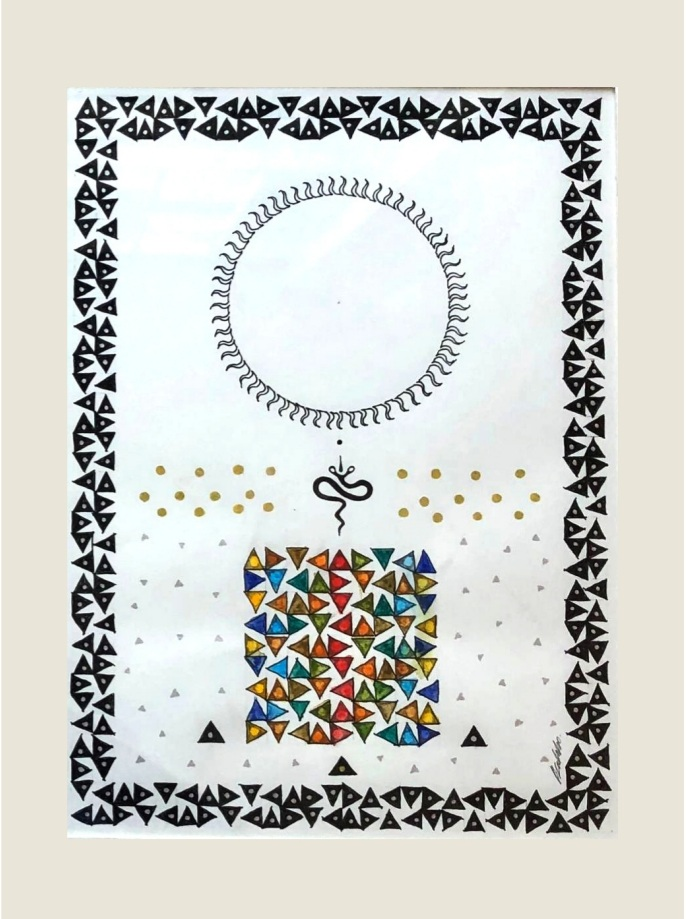
#> input picture assets/source-photos/20231208_133146.jpg, 686 x 919 px, given in place of 20231208_133430.jpg, which was not available
$ python crop_images.py
#> lines starting #> are read from the running program, lines starting #| are printed output that depends on the picture
"""Crop the magazine photos to the painting edges and export web-sized JPEGs.

Source photos: yathraemagazine.com, "Renowned Artist K. Balasubramanian".
Run from anywhere: python assets/source-photos/crop_images.py
Writes public/paintings/balu-painting-NN.jpg and balu-portrait.jpg, plus a
contact_sheet.jpg next to this script for checking the crops.
"""

import json
import os

from PIL import Image, ImageChops, ImageOps, ImageStat

HERE = os.path.dirname(os.path.abspath(__file__))
ROOT = os.path.join(HERE, "..", "..", "public", "paintings")
SRC = HERE
SCRATCH = HERE

PAINTINGS = [
    "20231208_133430",
    "20231208_133146",
    "20231208_133357",
    "20231208_133334",
    "20231208_133230",
    "20231208_133309",
    "20231208_134120",
    "20231208_134036",
]
PORTRAIT = "20231208_133518"
MAX_EDGE = 1600


# [38 lines left out: function content_box, not called in this run]


def fit(img):
    img.thumbnail((MAX_EDGE, MAX_EDGE), Image.LANCZOS)
    return img


# Paper edges measured by eye on each photo (left, top, right, bottom). Auto
# detection kept locking onto the drawings' own borders, since the cream paper
# is so close in tone to the mat. Photos 7 and 8 have no mat, only a thin rim.
MANUAL_BOXES = {
    "20231208_133430": (93, 107, 876, 1273),
    "20231208_133146": (68, 87, 612, 838),
    "20231208_133357": (100, 70, 848, 1314),
    "20231208_133334": (84, 103, 887, 1230),
    "20231208_133230": (56, 110, 892, 1230),
    "20231208_133309": (103, 96, 762, 1248),
}

report = []
for i, name in enumerate(PAINTINGS, start=1):
    img = ImageOps.exif_transpose(Image.open(os.path.join(SRC, name + ".jpg")))
#> img is the input picture: PIL image 686x919 RGB; mean R, G, B 207.9, 209.4, 204.4
    if name in MANUAL_BOXES:
        l, t, r, b = MANUAL_BOXES[name]
    else:
        l, t, r, b, _ = content_box(img)
    inset = 5  # trim a hair inside the edge so no sliver of mat remains
    box = (l + inset, t + inset, r - inset, b - inset)
    cropped = fit(img.crop(box))
#> in fit, `img.thumbnail((MAX_EDGE, MAX_EDGE), Image.LANCZOS)`:
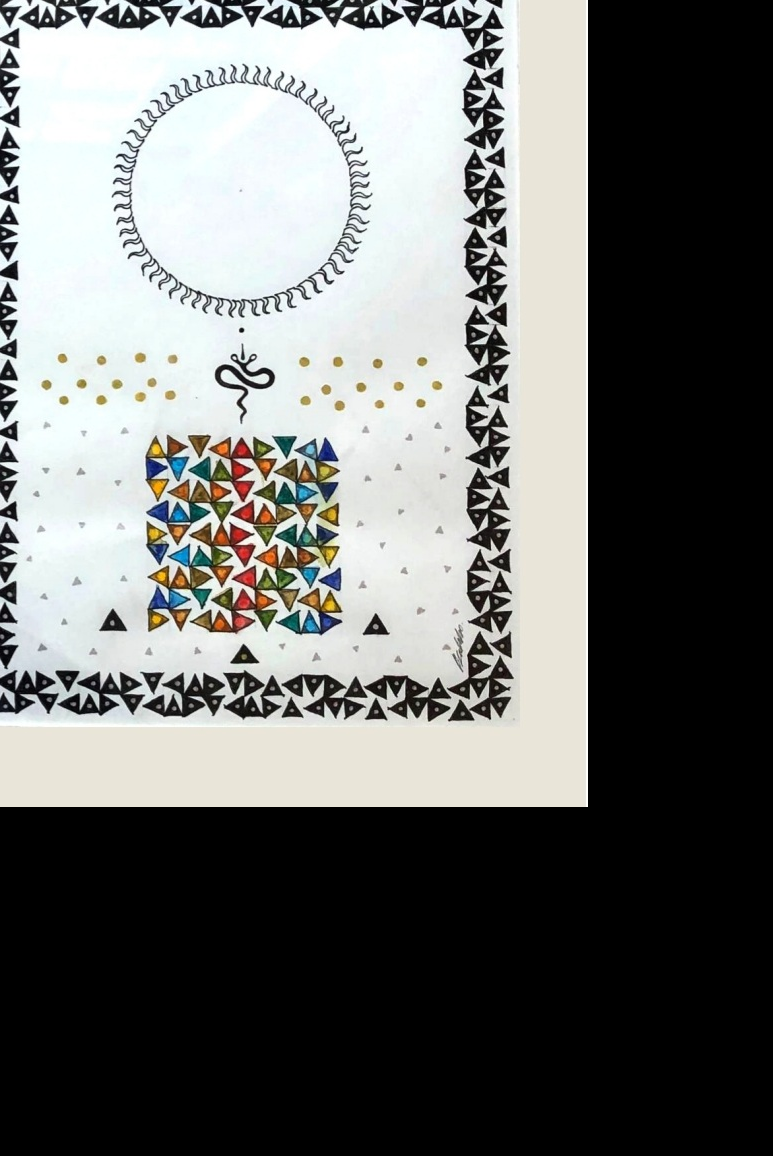
#> img: PIL image 773x1156 RGB; mean R, G, B 109.5, 110.8, 108.8
#> pass 3 of the loop `for i, name in enumerate(PAINTINGS, start=1):`:
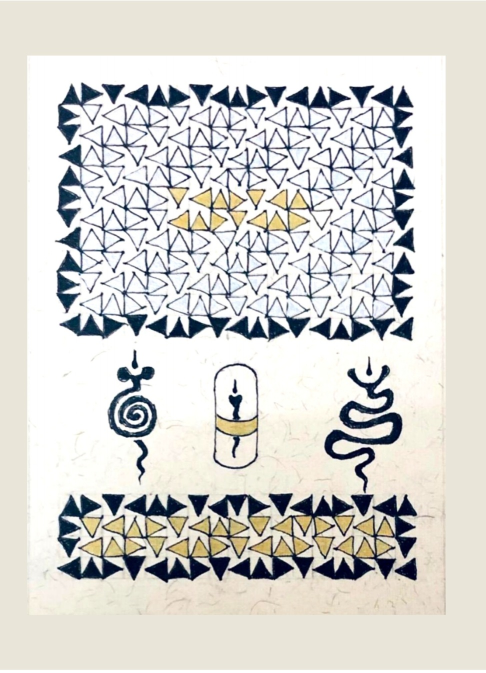
#> input picture assets/source-photos/20231208_133230.jpg, 971 x 1346 px, given in place of 20231208_133357.jpg, which was not available (shown at 1/2 size)
#> img is the input picture: PIL image 971x1346 RGB; mean R, G, B 213.7, 212.9, 208.5
#> in fit (call 3), `img.thumbnail((MAX_EDGE, MAX_EDGE), Image.LANCZOS)`:
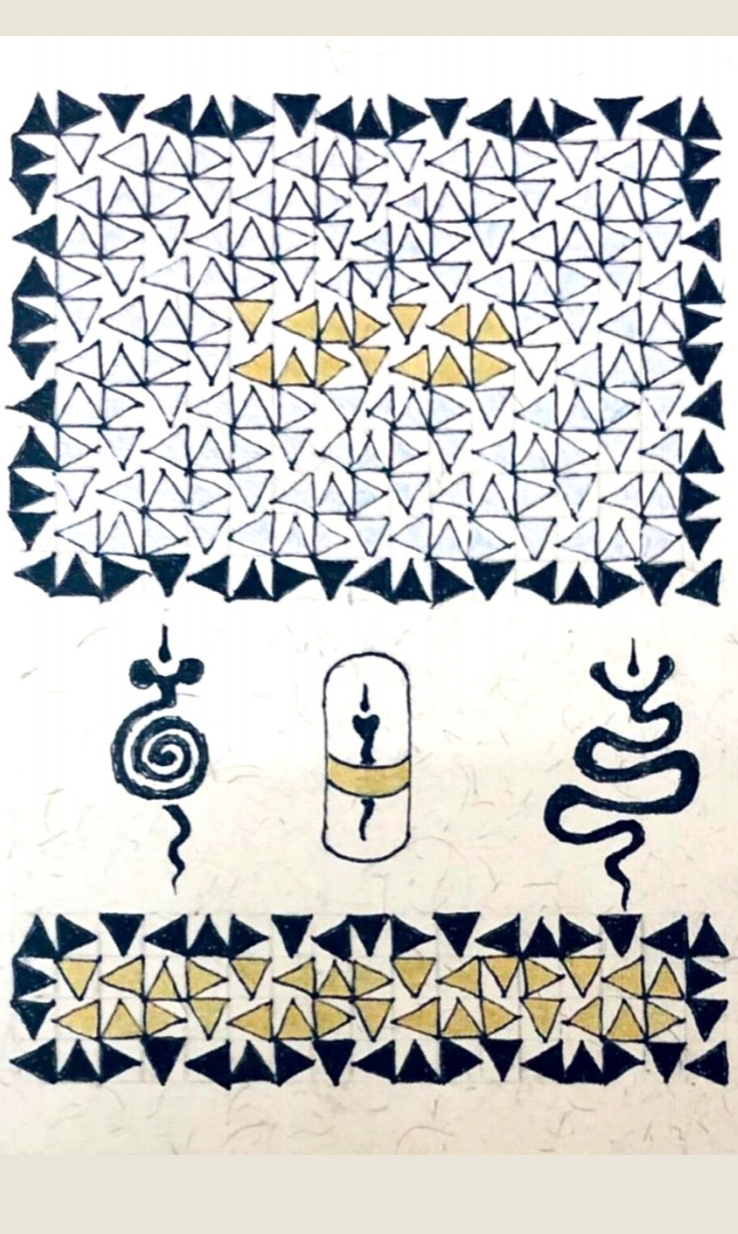
#> img: PIL image 738x1234 RGB; mean R, G, B 203.1, 203.3, 201.4
#> (the run stopped early here; a loop or call above may not have finished)
